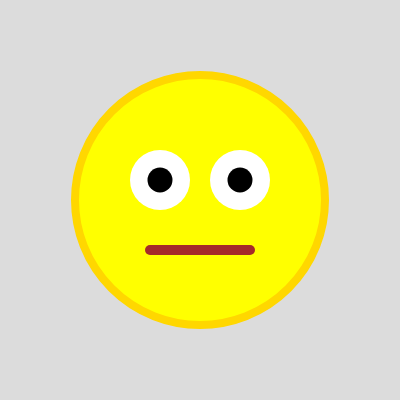
Frame 1 (no input)
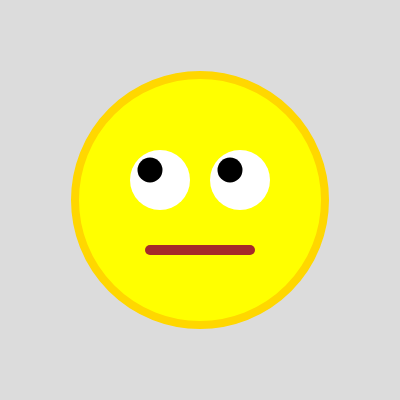
Frame 60 (no input)
Frame 120 (the mouse pressed at the canvas centre since frame 60): identical to frame 1, image omitted

The p5.js sketch that drew these frames (run headless with seeded random() and noise() and a simulated clock; from frame 60 on, the mouse is pressed at the canvas centre):

// p5.js sketch
// ── sketch.js
let xLeft = 160;
let xRight = 240;
let y = 180;

function setup() {
  // create a canvas
  createCanvas(400, 400);
}

//I wanted to generate the emoji that has the eye roll but the eyes follow your mouse

function draw() {
  background(220);

  stroke("gold"); //stroke color
  strokeWeight(8); //stroke weight
  fill("yellow"); //fill

  ellipse(200,200,250,250); //creating base face

//the mouth
  noFill();

  strokeWeight(10);
  stroke("brown");
  line(150,250,250,250);

  // Eye balls
  noStroke();
  fill(255);
  ellipse(160, 180, 60);
  ellipse(240, 180, 60);

  // Pupils
  fill(0);
  ellipse(xLeft, y, 25);
  ellipse(xRight, y, 25);

  y = map(mouseY, 0, height, 170, 190, true);
  xLeft = map(mouseX, 0, width, 150, 170, true);
  xRight = map(mouseX, 0, width, 230, 250, true);
 
}
